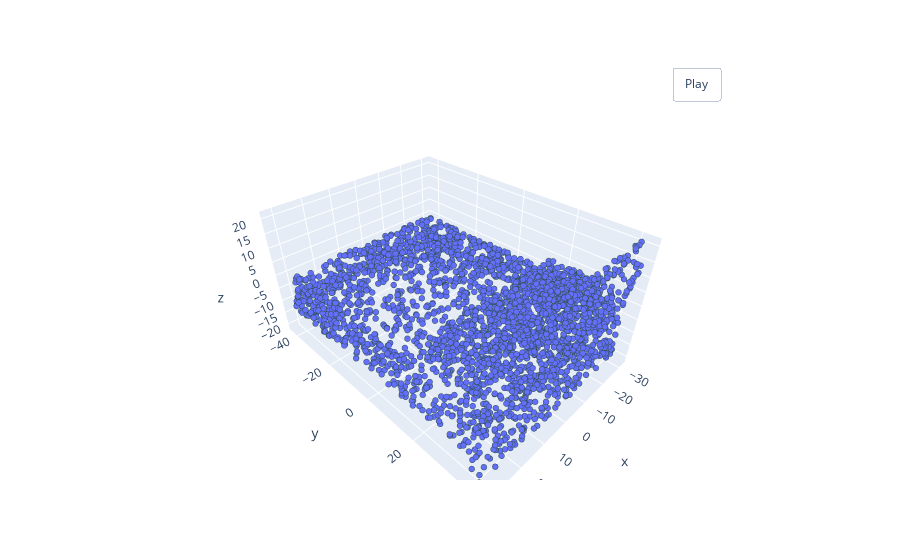

Notebook code for this chart:
### Code cell
pcshow(*pointcloud.T)

### Figure 1 — Plotly figure (JSON) as saved in the notebook; plotly's stock layout.template omitted (floating-point values rounded to 4 significant figures; data arrays with more than 128 entries replaced by an {"elided": "..."} marker saying what was removed)
{"data": [{"marker": {"line": {"color": "DarkSlateGrey", "width": 2}, "size": 2}, "mode": "markers", "type": "scatter3d", "x": {"elided": "3000 float values"}, "y": {"elided": "3000 float values"}, "z": {"elided": "3000 float values"}}], "layout": {"updatemenus": [{"buttons": [{"args": [null, {"frame": {"duration": 50, "redraw": true}, "fromcurrent": true, "mode": "immediate", "transition": {"duration": 0}}], "label": "Play", "method": "animate"}], "pad": {"r": 10, "t": 45}, "showactive": false, "type": "buttons", "x": 0.8, "xanchor": "left", "y": 1, "yanchor": "bottom"}]}}
